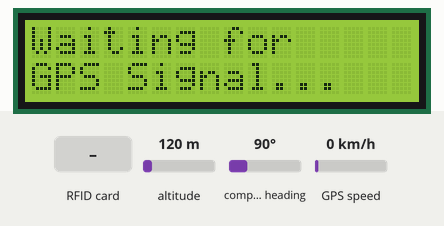
Bench run of a sketch on a simulated Arduino Uno, built with avr-gcc and run on an emulated ATmega328P. Parts: 16×2 character LCD. The inputs (shaded band) are chosen by the test bench; at power-on: altitude 120 m, compass heading 90°, GPS speed 0 km/h. The GPS gets a fix after 3 s at 37.7749, -122.4194 with 8 satellites; what the sketch prints to the serial monitor is not drawn.

Above: at 1.3 s.
1.4 s: RFID card 5E 7A 19 C4 held to the reader
At 2.2 s:
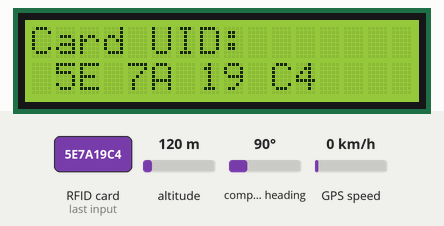
3.9 s: RFID card 5E 7A 19 C4 held to the reader
At 6.3 s:
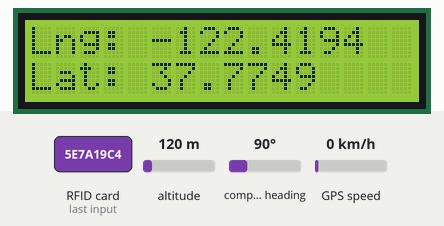
Timing chart, 0 to 7.8 s (numbered marks = the images above; inputs shaded):
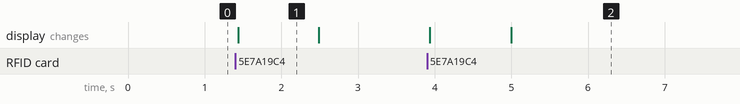

Measured:
- after the input at 1.4 s, the display: changes at once (image 1)
- after the input at 3.9 s, the display: first changes at once (image 2 shows a later state)
- what the display in image 1 shows lasts 1.1 s, from 1.4 s to 2.5 s

The sketch:

BasicFunctionality.ino
```cpp
#include <SPI.h>
#include <MFRC522.h>
#include <LiquidCrystal_I2C.h>
#include <SoftwareSerial.h>
#include <TinyGPS++.h>

constexpr uint8_t SS_PIN = 10;
constexpr uint8_t RST_PIN = 9;


// Define variables
LiquidCrystal_I2C lcd(0x27,16,2);
MFRC522 mfrc522(SS_PIN, RST_PIN);  // Create MFRC522 instance
SoftwareSerial ss(4, 3); // RX, TX - inverse on arduino board because output routes to input!
TinyGPSPlus gps;
float longitude;
float latitude;
boolean gpsFix = false; // GPS Fix := Reliable geoposition information based on visible satellites

void setup(){
  lcd.init();
  lcd.backlight();

  Serial.begin(9600);
  ss.begin(9600);

  while (!Serial);    // Do nothing if no serial port is opened (added for Arduinos based on ATMEGA32U4)
  SPI.begin();      // Init SPI bus
  mfrc522.PCD_Init();   // Init MFRC522
  mfrc522.PCD_DumpVersionToSerial();  // Show details of PCD - MFRC522 Card Reader details
  printGpsData();
}

void loop(){
  // Check whether a RFID Tag/Card has been detected
  if (mfrc522.PICC_IsNewCardPresent() && mfrc522.PICC_ReadCardSerial()) {
      // Print UID onto Serial and LCD
      if (gps.encode(ss.read())){
        updateGpsData();
      }
      lcd.clear();
      lcd.setCursor(0,0);
      lcd.print("Card UID:");
      Serial.print(F("x1uid"));
      dump_byte_array(mfrc522.uid.uidByte, mfrc522.uid.size);
      Serial.println("");

      mfrc522.PICC_HaltA();       // Halt PICC
      mfrc522.PCD_StopCrypto1();  // Stop encryption on PCD
      delay(1000);                // Delay to give user time to acknoswledge that tag has been read
      printGpsData();             // Return LCD to usual display information
  }

  while (ss.available() > 0){
    if (gps.encode(ss.read())){
        updateGpsData();
      }
  }
}

// UID is given in bytes, this function decodes bytes into hex values for display and prints them
void dump_byte_array(byte *buffer, byte bufferSize) {
  int cursorLoc = 0;
  for (byte i = 0; i < bufferSize; i++) {
    lcd.setCursor(cursorLoc, 1);
    lcd.print(buffer[i] < 0x10 ? " 0" : " ");
    lcd.print(buffer[i], HEX);
    Serial.print(buffer[i] < 0x10 ? " 0" : " ");
    Serial.print(buffer[i], HEX);
    cursorLoc += 3;
  }
}


void updateGpsData() {
  if (gps.location.isValid() && gps.location.isUpdated())
  {
    gpsFix = true;

    Serial.print("x2lon");         //Used to identify the information
                                   //type in python script
    longitude = gps.location.lng();
    Serial.print(longitude,4);
    Serial.println("");

    Serial.print("x3lat");
    latitude = gps.location.lat();
    Serial.print(latitude,4);
    Serial.println("");
  }
}

void printGpsData() {
  if(!gpsFix){
    lcd.clear();
    lcd.setCursor(0,0);
    lcd.print("Waiting for");
    lcd.setCursor(0,1);
    lcd.print("GPS Signal...");
  } else {
    lcd.clear();
    lcd.setCursor(0,0);
    lcd.print("Lng: ");
    lcd.print(longitude, 4); // 4 decimal places
    lcd.setCursor(0,1);
    lcd.print("Lat: ");
    lcd.print(latitude, 4);
  }
}
```
